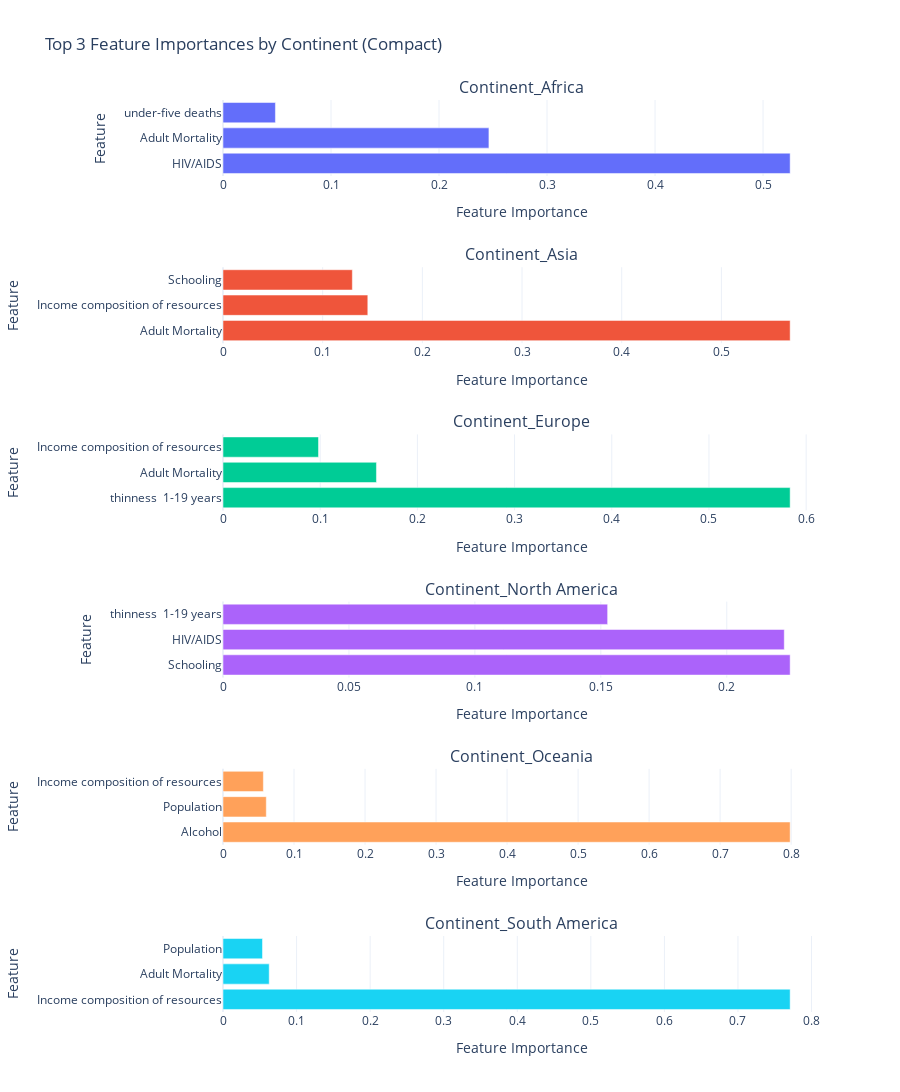

Notebook source saved alongside this figure:
### Markdown cell above
#### Top 3 Feature Importances of each Continent

### Code cell
# Sort and filter top features per continent
top_features_per_continent = (
    importance_df_melted.groupby("Continent")
    .apply(lambda df: df.nlargest(3, "Importance"))
    .reset_index(drop=True)
)

# Prepare a subplot for each continent
continents = top_features_per_continent['Continent'].unique()
fig = sp.make_subplots(
    rows=len(continents),
    cols=1,
    subplot_titles=continents,
    vertical_spacing=0.1
)

# Add each continent's features to its own subplot
for i, continent in enumerate(continents, start=1):
    continent_data = top_features_per_continent[top_features_per_continent['Continent'] == continent]
    fig.add_trace(
        Bar(
            x=continent_data["Importance"],
            y=continent_data["Feature"],
            orientation="h",
            name=continent
        ),
        row=i,
        col=1
    )

# Update layout for compactness
fig.update_layout(
    title="Top 3 Feature Importances by Continent (Compact)",
    height=300 * len(continents),  # Adjust height based on number of subplots
    showlegend=False,  # Hide legend (subplot titles suffice)
    template="plotly_white"
)

# Customize axes
fig.update_xaxes(title_text="Feature Importance")
fig.update_yaxes(title_text="Feature", automargin=True)

# Show the plot
fig.show()

### Figure 1 — Plotly figure (JSON) as saved in the notebook; plotly's stock layout.template omitted (floating-point values rounded to 4 significant figures)
{"data": [{"name": "Continent_Africa", "orientation": "h", "type": "bar", "x": [0.5251, 0.2462, 0.04853], "xaxis": "x", "y": ["HIV/AIDS", "Adult Mortality", "under-five deaths"], "yaxis": "y"}, {"name": "Continent_Asia", "orientation": "h", "type": "bar", "x": [0.569, 0.1453, 0.1298], "xaxis": "x2", "y": ["Adult Mortality", "Income composition of resources", "Schooling"], "yaxis": "y2"}, {"name": "Continent_Europe", "orientation": "h", "type": "bar", "x": [0.5836, 0.1579, 0.09828], "xaxis": "x3", "y": ["thinness  1-19 years", "Adult Mortality", "Income composition of resources"], "yaxis": "y3"}, {"name": "Continent_North America", "orientation": "h", "type": "bar", "x": [0.2252, 0.2228, 0.1527], "xaxis": "x4", "y": ["Schooling", "HIV/AIDS", "thinness  1-19 years"], "yaxis": "y4"}, {"name": "Continent_Oceania", "orientation": "h", "type": "bar", "x": [0.7986, 0.06096, 0.05684], "xaxis": "x5", "y": ["Alcohol", "Population", "Income composition of resources"], "yaxis": "y5"}, {"name": "Continent_South America", "orientation": "h", "type": "bar", "x": [0.7709, 0.0628, 0.05368], "xaxis": "x6", "y": ["Income composition of resources", "Adult Mortality", "Population"], "yaxis": "y6"}], "layout": {"annotations": [{"font": {"size": 16}, "showarrow": false, "text": "Continent_Africa", "x": 0.5, "xanchor": "center", "xref": "paper", "y": 1, "yanchor": "bottom", "yref": "paper"}, {"font": {"size": 16}, "showarrow": false, "text": "Continent_Asia", "x": 0.5, "xanchor": "center", "xref": "paper", "y": 0.8167, "yanchor": "bottom", "yref": "paper"}, {"font": {"size": 16}, "showarrow": false, "text": "Continent_Europe", "x": 0.5, "xanchor": "center", "xref": "paper", "y": 0.6333, "yanchor": "bottom", "yref": "paper"}, {"font": {"size": 16}, "showarrow": false, "text": "Continent_North America", "x": 0.5, "xanchor": "center", "xref": "paper", "y": 0.45, "yanchor": "bottom", "yref": "paper"}, {"font": {"size": 16}, "showarrow": false, "text": "Continent_Oceania", "x": 0.5, "xanchor": "center", "xref": "paper", "y": 0.2667, "yanchor": "bottom", "yref": "paper"}, {"font": {"size": 16}, "showarrow": false, "text": "Continent_South America", "x": 0.5, "xanchor": "center", "xref": "paper", "y": 0.08333, "yanchor": "bottom", "yref": "paper"}], "height": 1800, "showlegend": false, "title": {"text": "Top 3 Feature Importances by Continent (Compact)"}, "xaxis": {"anchor": "y", "domain": [0, 1], "title": {"text": "Feature Importance"}}, "xaxis2": {"anchor": "y2", "domain": [0, 1], "title": {"text": "Feature Importance"}}, "xaxis3": {"anchor": "y3", "domain": [0, 1], "title": {"text": "Feature Importance"}}, "xaxis4": {"anchor": "y4", "domain": [0, 1], "title": {"text": "Feature Importance"}}, "xaxis5": {"anchor": "y5", "domain": [0, 1], "title": {"text": "Feature Importance"}}, "xaxis6": {"anchor": "y6", "domain": [0, 1], "title": {"text": "Feature Importance"}}, "yaxis": {"anchor": "x", "automargin": true, "domain": [0.9167, 1], "title": {"text": "Feature"}}, "yaxis2": {"anchor": "x2", "automargin": true, "domain": [0.7333, 0.8167], "title": {"text": "Feature"}}, "yaxis3": {"anchor": "x3", "automargin": true, "domain": [0.55, 0.6333], "title": {"text": "Feature"}}, "yaxis4": {"anchor": "x4", "automargin": true, "domain": [0.3667, 0.45], "title": {"text": "Feature"}}, "yaxis5": {"anchor": "x5", "automargin": true, "domain": [0.1833, 0.2667], "title": {"text": "Feature"}}, "yaxis6": {"anchor": "x6", "automargin": true, "domain": [0, 0.08333], "title": {"text": "Feature"}}}}
